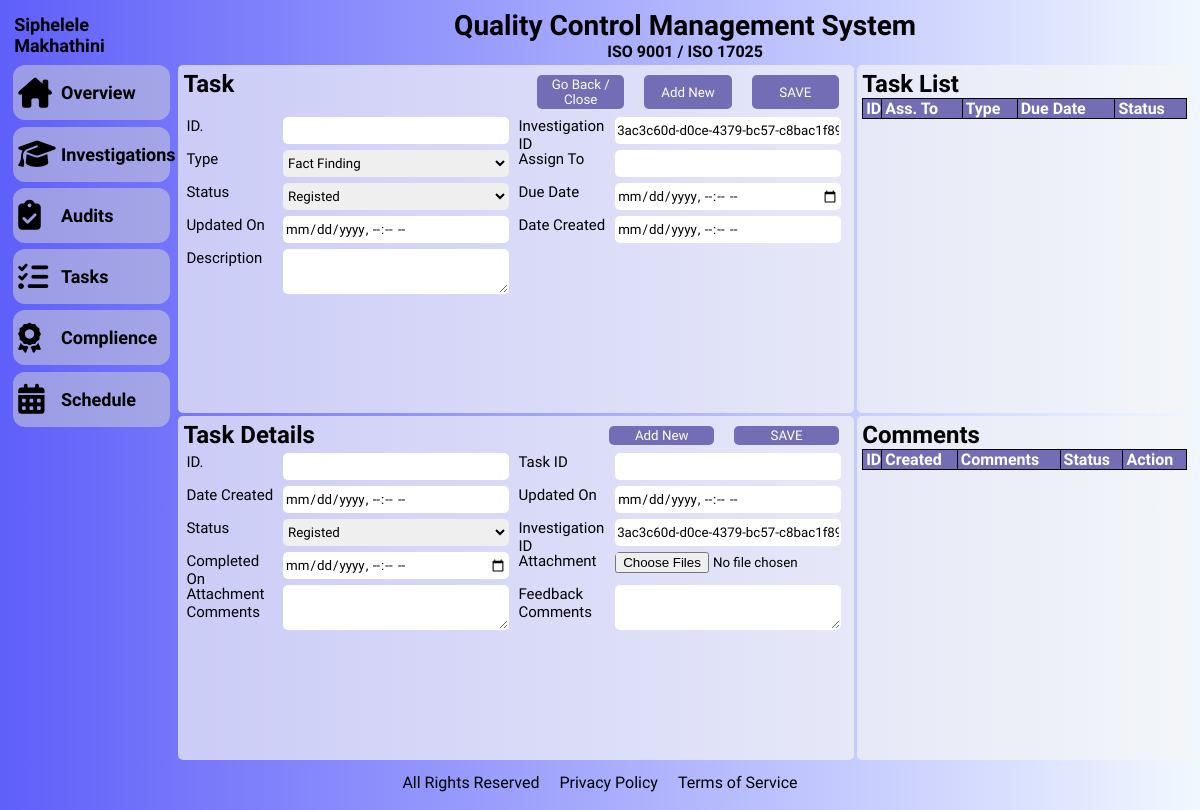
Before: /investigations/3ac3c60d-d0ce-4379-bc57-c8bac1f897c9/task/new with the older database file.
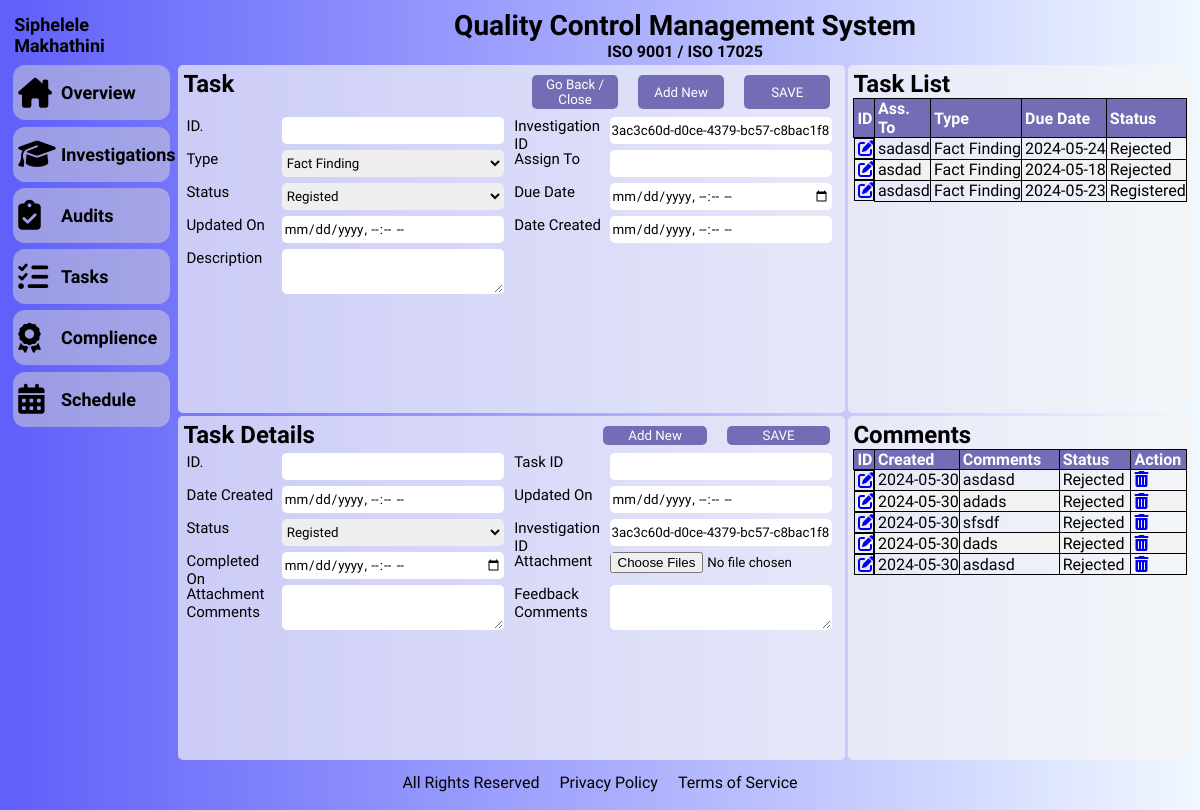
After: the same page with the newer database file.
### models/tasks.py (models this page shows, shortened)
class Tasks(BaseModel):
    __tablename__ = 'tasks'
    task_type = Column(String(20), nullable=False)
    investigation_id = Column(String(60),
                              ForeignKey('investigations.id'),
                              nullable=False)
    assign_to = Column(String(20), nullable=False)
    description = Column(String(255), nullable=False)
    due_date = Column(DateTime, nullable=False)
    date_completed_on = Column(DateTime, nullable=True)
    investigations = relationship('Investigations', backref='tasks')

### models/tasks_details.py (models this page shows, shortened)
class TaskDetails(BaseModel):
    __tablename__ = 'tasks_details'
    task_id = Column(String(60), ForeignKey('tasks.id'), nullable=False)
    investigation_id = Column(String(60),
                              ForeignKey('investigations.id'),
                              nullable=False)
    feedback = Column(String(255), nullable=False)
    _attachment_name = Column("attachment_name", String(150), nullable=False)
    attachment_comments = Column(String(255), nullable=False)
    date_completed_on = Column(DateTime, nullable=True)
    tasks = relationship('Tasks', backref='tasks')
    investigations = relationship('Investigations',
                                  backref='investigations_task_details')
    @property
    def attachment_name(self):
        """ The attachment_name property """
        return self._attachment_name
    @attachment_name.setter
    def attachment_name(self, file):
        """ Sets unique attachment name """
        filename = secure_filename(file.filename)
        unique_filename = f'{uuid4().hex}_{filename}'
        file_path = os.path.join(Config.UPLOAD_FOLDER, unique_filename)
        file.save(file_path)
        self._attachment_name = unique_filename

### routes/tsk.py (the view)
@tsk_views.route('/investigations/<id>/task/new')
def create_task_by_investiagtion_id(id):
    from app import Session
    db = Session()
    task = {}
    task["investigation_id"] = id
    taskslist = db.query(Tasks).filter_by(investigation_id=id).all()
    taskdetails = {}
    taskdetails["investigation_id"] = id
    taskdetailslist = db.query(TaskDetails).filter_by(investigation_id=id).all()
    return render_template(
        'dashboard/investigations/investigations_tasks.html',
        task=task, taskdetails=taskdetails, taskslist=taskslist,
        taskdetailslist=taskdetailslist)

### app.py (called while the page is built)
def initialize_extentions(app):
    app.jinja_loader = FileSystemLoader('templates')
    def format_date(value, format='%Y-%m-%d'):
        if value is not None:
            return value.strftime(format)
        return ''
    app.jinja_env.filters['format_date'] = format_date

### templates/dashboard/investigations/investigations_tasks.html (shortened to what the changed rows need)
<!DOCTYPE html>
<html lang="en">
  <head>
    <link rel="stylesheet" type="text/css" href="../../../static/fontawesome/css/all.min.css">
    <link href="../../../static/css/investigations_tasks.css" type="text/css" rel="stylesheet">
  </head>
  <body>
    <div class="container">
      <header class="heading" id="heading">
        <h1>Quality Control Management System</h1>
      </header>
      <div class="content-panel-1" id="content-panel-1">
        <form action="{{ url_for('tsk_views.save_task') }}" id="task-form" method="post">
          <div class="inv-heading-title">
            <h2>Task</h2>
          </div>
        </form>
      </div>
      <div class="content-panel-2">
        <div class="inv-heading-title">
          <h2>Task List</h2>
        </div>
        <div class="summary-table-container">
          <table class="summary-table" id="table-bordered">
            <thead>
              <tr>
                <th>ID</th>
                <th>Ass. To</th>
                <th>Type</th>
                <th>Due Date</th>
                <th>Status</th>
              </tr>
            </thead>
            <tbody>
              {% for task in taskslist %}
              <tr>
                <td class="uuid4"><a class="uuid4" href="{{ url_for('tsk_views.task_by_id', id=task.id) }}"><i class="fa-solid fa-pen-to-square">{{ task.id }}</i></a></td>
                <td>{{ task.assign_to }}</td>
                <td>{{ task.task_type }}</td>
                <td>{{ task.due_date | format_date('%Y-%m-%d') }}</td>
                <td>{{ task.status }}</td>
              </tr>
              {% endfor %}
            </tbody>
          </table>
        </div>
      </div>
      <div class="content-panel-3">
        <form action="/investigation_task/detail/save" id="task-detail-form" method="post" enctype="multipart/form-data">
          <div class="inv-heading-title">
            <h2>Task Details</h2>
          </div>
       </form>
      </div>
      <div class="content-panel-4">
        <div class="inv-heading-title">
          <h2>Comments</h2>
        </div>
        <div class="summary-table-container">
          <table class="summary-table" id="table-bordered">
            <thead>
              <tr>
                <th>ID</th>
                <th>Created</th>
                <th>Comments</th>
                <th>Status</th>
                <th>Action</th>
              </tr>
            </thead>
            <tbody>
              {% for detail in taskdetailslist %}
              <tr>
                <td class="uuid4"><a class="uuid4" href="{{ url_for('tsk_views.task_details_by_id', id=detail.id) }}"><i class="fa-solid fa-pen-to-square">{{ detail.id }}</i></a></td>
                <td>{{ detail.date_created_on | format_date('%Y-%m-%d') }}</td>
                <td>{{ detail.feedback }}</td>
                <td>{{ detail.status }}</td>
                <td><a href="{{ url_for('tsk_views.delete_task_details', id=detail.id) }}"><i class="fa-solid fa-trash-can"></i></a></td>
              </tr>
              {% endfor %}
            </tbody>
          </table>
        </div>
      </div>
    </div>
  </body>
</html>

Changed rows visible on the page:
added Tasks: assign_to "sadasd", task_type "Fact Finding", due_date "2024-05-24", status "Rejected"
added Tasks: assign_to "asdad", task_type "Fact Finding", due_date "2024-05-18", status "Rejected"
added Tasks: assign_to "asdasd", task_type "Fact Finding", due_date "2024-05-23", status "Registered"
added TaskDetails: date_created_on "2024-05-30", feedback "asdasd", status "Rejected"
added TaskDetails: date_created_on "2024-05-30", feedback "adads", status "Rejected"
added TaskDetails: date_created_on "2024-05-30", feedback "sfsdf", status "Rejected"
added TaskDetails: date_created_on "2024-05-30", feedback "dads", status "Rejected"
added TaskDetails: date_created_on "2024-05-30", feedback "asdasd", status "Rejected"
